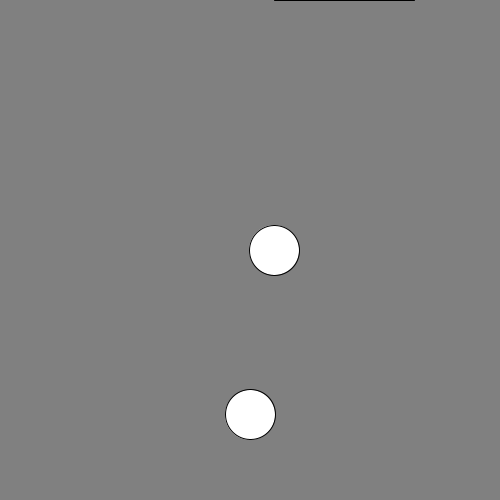
Frame 1 (no input)
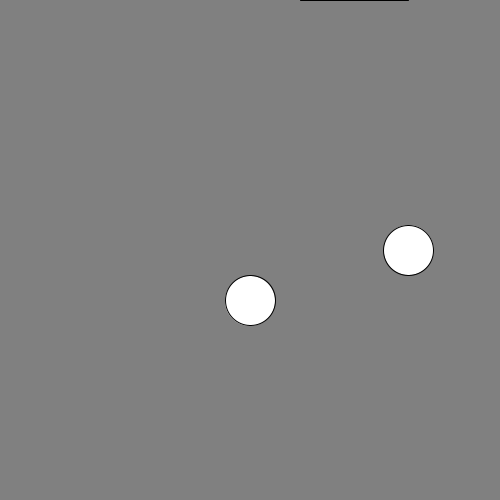
Frame 60 (the mouse pressed at the canvas centre just before this capture)
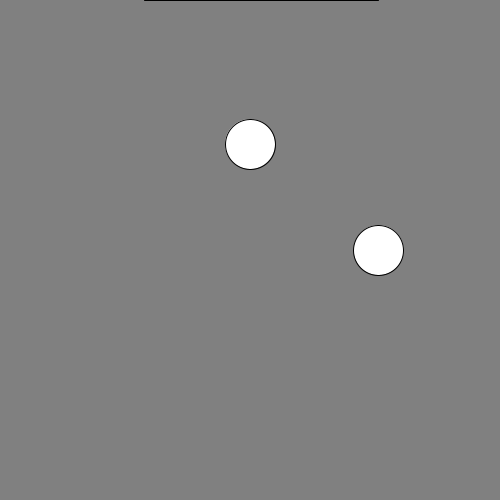
Frame 120 (the mouse held since frame 60 and released just before this capture)

The Processing sketch that drew these frames (run headless with seeded random() and noise(); from frame 60 on, the mouse is pressed at the canvas centre):

// Processing sketch: SignalDemo
// ── SignalDemo.pde

void setup(){
  size(500, 500);  
}

void draw(){
  background(128);
  
  float time = millis()/1000.0;
  
  float x = sin(time)*width/3 + width/2;
  float y = cos(time) * width/3 + width/2;
  
  ellipse(x, height/2, 50, 50);
  ellipse(width/2, y, 50, 50);
  line(x, .1, y, .1);
  
}
